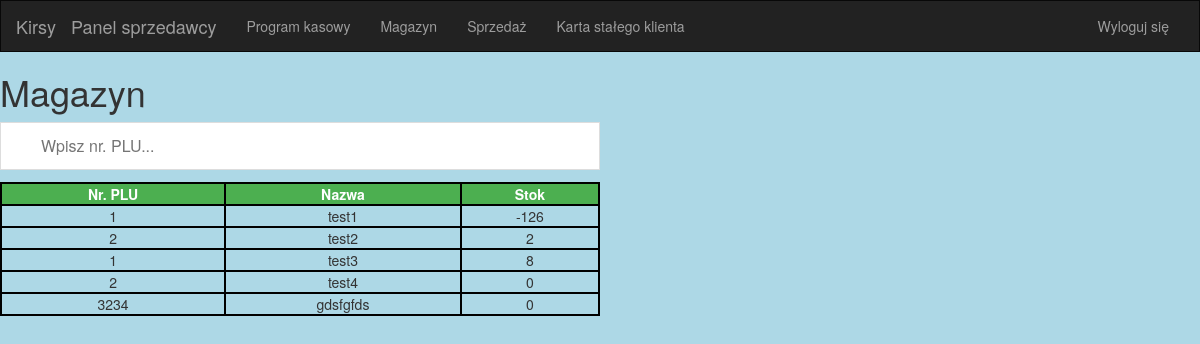
Page /kirsy/panelsprzedawcy/magazyn/ (signed in) on the earlier database version.
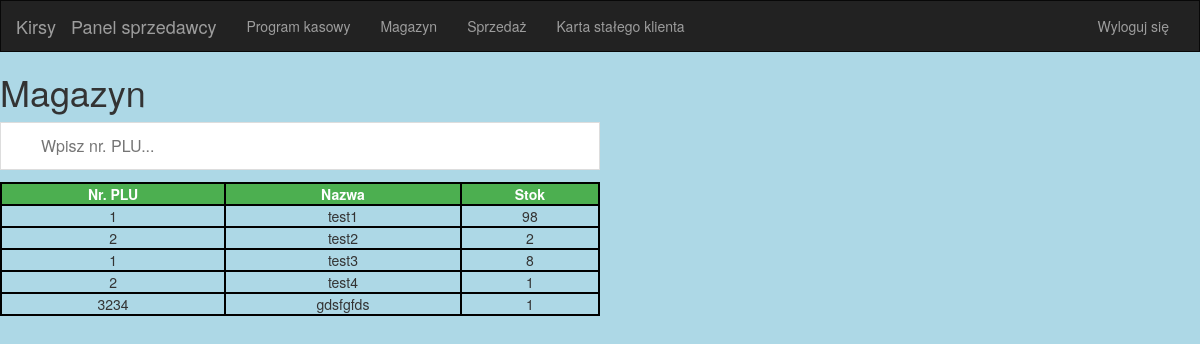
Same page on the later database version.
### panel/models.py (models this page shows, shortened)
class Product(models.Model):
    VAT_CHOICES = (
        ('23', 23),
        ('8', 8),
        ('5', 5),
        ('0', 0),
    )
    STATUS_CHOICES = (
        ('AC', 'AC'),
        ('NC', 'NC'),
    )
    art_name = models.CharField('Nazwa artykułu: ', max_length=100)
    plu_num = models.IntegerField('Nr. PLU', default=0)
    sales_price_brutto = models.FloatField('CSB: ', null=True)
    sales_price_netto = models.FloatField('CSN: ', null=True)
    last_price = models.FloatField('Ostatnia cena sprzedaży: ', null=True)
    purchase_price_brutto = models.FloatField('CZB: ', null=True)
    purchase_price_netto = models.FloatField('CZN: ', null=True)
    vat_difference = models.FloatField('Różnica VAT: ', null=True)
    vat_value = models.CharField(choices=VAT_CHOICES, max_length=3, default=23)
    entry_date = models.DateField('Data wejścia: ')
    margin = models.FloatField('Marża: ', null=True)
    zloty_margin = models.FloatField('Marża PLN: ', null=True)
    stock = models.IntegerField('Stan: ', default=0)
    stock_cs_pln = models.FloatField('Stok CS PLN: ', null=True)
    stock_cz_pln = models.FloatField('Stok CZ PLN: ', null=True)
    decote = models.IntegerField('Dekot: ', default=0)
    product_status = models.CharField(choices=STATUS_CHOICES, default='AC', max_length=2)
    quantity_sold = models.IntegerField('Sprzedana ilość', default=0)
    temporary_quantity = models.IntegerField('Tymczasowa ilość', default=0)
    history = HistoricalRecords()
    owner = models.ForeignKey(Group, on_delete=models.CASCADE)
    owner_name = models.CharField('Nazwa grupy: ', max_length=255)
    price_raw_variance = models.FloatField(null=True)
    price_percentage_variance = models.FloatField(default=0.0)
    price_changes = models.IntegerField(default=0)
    class Meta:
        verbose_name = 'Produkt'
        verbose_name_plural = 'Produkty'
    def get_current_price_display(self):
        return format_currency(self.sales_price_brutto)
    get_current_price_display.allow_tags = True
    get_current_price_display.short_description = 'CSB: '
    csb = property(get_current_price_display)
    def get_vat_display(self):
        return format_vat(self.vat_value)
    get_vat_display.allow_tags = True
    get_vat_display.short_description = 'VAT: '
    vat_display = property(get_vat_display)
    def get_decote_display(self):
        decote_value = 0
        actual_date = datetime.today()
        actual_month = actual_date.month
        entry_month = self.entry_date.strftime('%m')
        entry_month = int(entry_month)
        if entry_month in decote_dict:
            entry_month = decote_dict[entry_month]
        if actual_month - entry_month <= 2:
            return decote_value
        elif actual_month - entry_month > 2:
            for i in range(actual_month - entry_month):
                decote_value += 10
        return decote_value
    """get_decote_display.allow_tags = True
    get_decote_display.short_description = 'Dekot: '
    decot = property(get_decote_display)"""

### panel/views.py (the view)
# urls.py: path('panelsprzedawcy/magazyn/', views.warehouse, name='Magazyn'),
@login_required(login_url='/login')
def warehouse(request):
    try:
        stocks = Product.objects.only('plu_num', 'art_name', 'stock')
    except Product.DoesNotExist:
        raise Http404('Products can\'t be found!')
    return render(request, 'panel/seller_warehouse.html', {'stocks': stocks})

### panel/templates/panel/seller_warehouse.html (shortened to what this page needs)
{% extends 'panel/baseseller.html' %}
{% block content %}
<h1>Magazyn</h1>
<body>
    <input type="text" id="warehouseInput" onkeyup="warehouseFunction()" placeholder="Wpisz nr. PLU...">
    <table id="warehouseTable">
        <tr>
            <th>Nr. PLU</th>
            <th>Nazwa</th>
            <th>Stok</th>
        </tr>
        {% for field in stocks %}
            <tr>
                <td>{{ field.plu_num }}</td>
                <td>{{ field.art_name }}</td>
                <td>{{ field.stock }}</td>
            </tr>
        {% endfor %}
    </table>
</body>
{% endblock %}

Differences in the rows shown:
changed Product "test1": stock "-126" → "98"
changed Product "test4": stock "0" → "1"
changed Product "gdsfgfds": stock "0" → "1"
